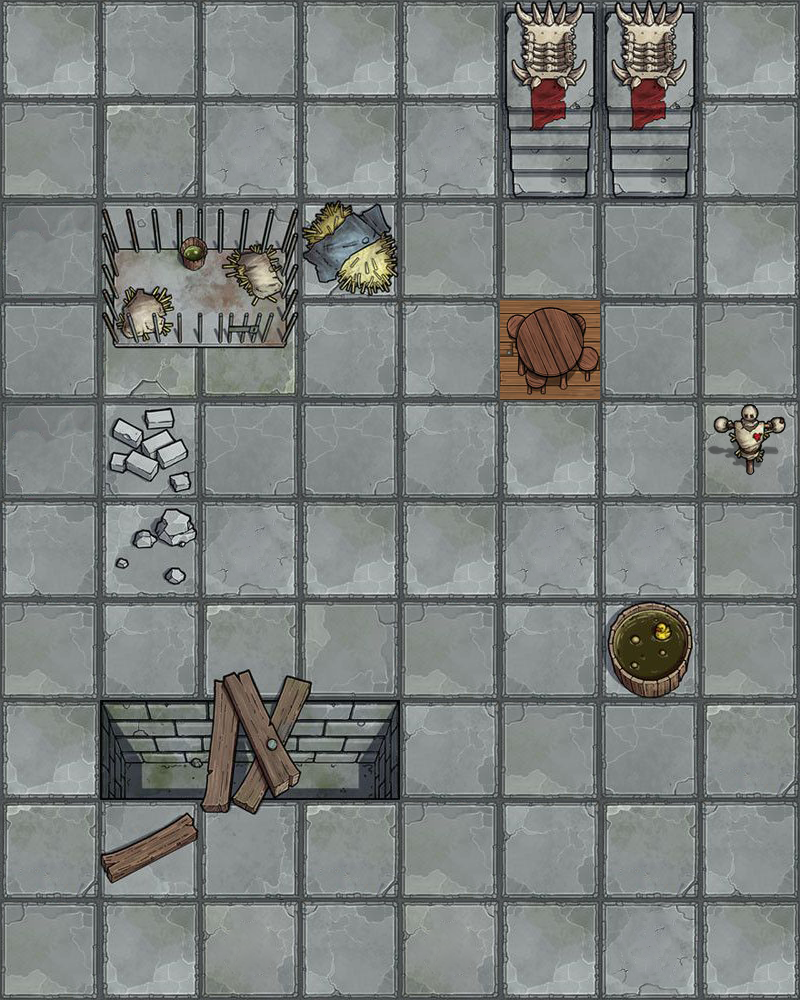

This game map was drawn from its Tiled (.tmx) file and the tilesets committed beside it. A one-line description and the full map source follow:
An orthogonal 8x10 tile map with 100x100 px tiles, 2 tile layers (floor, stuff), 2 tilesets and 6 objects (5x adventurerStart, exit).

<map version="1.4" tiledversion="1.4.1" orientation="orthogonal" renderorder="right-down" width="8" height="10" tilewidth="100" tileheight="100" infinite="0" nextlayerid="4" nextobjectid="8">
 <editorsettings>
  <export target="ork-dungeon-level3.json" format="json" />
 </editorsettings>
 <tileset firstgid="1" source="tilesets/ork-dungeon.tsx" />
 <tileset firstgid="121" source="tilesets/tavern.tsx" />
 <layer id="1" name="floor" width="8" height="10">
  <data encoding="csv">
2,4,4,83,83,5,83,83,
3,10,5,83,5,6,83,4,
7,2,10,7,3,3,105,2,
105,6,6,103,4,133,105,3,
7,102,105,105,103,2,4,6,
4,101,5,2,2,5,5,3,
3,103,84,85,3,103,4,3,
83,2,83,3,103,3,105,10,
10,106,104,10,3,103,10,4,
3,83,6,4,6,83,5,2
</data>
 </layer>
 <layer id="2" name="stuff" width="8" height="10">
  <properties>
   <property name="blocksMovement" type="bool" value="true" />
  </properties>
  <data encoding="csv">
0,0,0,0,0,82,82,0,
0,0,0,0,0,92,92,0,
0,44,45,18,0,0,0,0,
0,54,55,0,0,0,0,0,
0,0,0,0,0,0,0,78,
0,0,0,0,0,0,0,0,
0,0,0,0,0,0,109,0,
0,93,94,95,0,0,0,0,
0,0,0,0,0,0,0,0,
0,0,0,0,0,0,0,0
</data>
 </layer>
 <objectgroup id="3" name="objects">
  <object id="1" type="adventurerStart" x="200" y="900" width="100" height="100" />
  <object id="3" type="adventurerStart" x="300" y="900" width="100" height="100" />
  <object id="4" type="adventurerStart" x="400" y="900" width="100" height="100" />
  <object id="5" type="adventurerStart" x="600" y="900" width="100" height="100" />
  <object id="6" type="adventurerStart" x="500" y="900" width="100" height="100" />
  <object id="7" type="exit" x="400" y="700" width="100" height="100" />
 </objectgroup>
</map>
